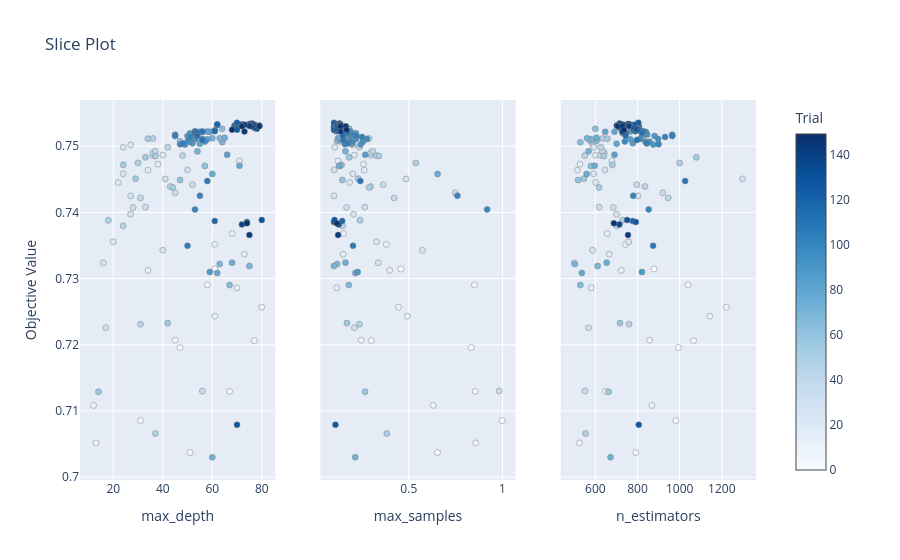

This figure's notebook cell:
### Code cell
optuna.visualization.plot_slice(study, params=['n_estimators', 'max_depth', 'max_samples'])

### Figure 1 — Plotly figure (JSON) as saved in the notebook; plotly's stock layout.template omitted (floating-point values rounded to 4 significant figures; data arrays with more than 128 entries replaced by an {"elided": "..."} marker saying what was removed)
{"data": [{"marker": {"color": {"elided": "150 int values"}, "colorbar": {"title": {"text": "Trial"}, "x": 1, "xpad": 40}, "colorscale": [[0, "rgb(247,251,255)"], [0.125, "rgb(222,235,247)"], [0.25, "rgb(198,219,239)"], [0.375, "rgb(158,202,225)"], [0.5, "rgb(107,174,214)"], [0.625, "rgb(66,146,198)"], [0.75, "rgb(33,113,181)"], [0.875, "rgb(8,81,156)"], [1, "rgb(8,48,107)"]], "line": {"color": "Grey", "width": 0.5}, "showscale": true}, "mode": "markers", "name": "Feasible Trial", "showlegend": false, "type": "scatter", "x": {"elided": "150 int values"}, "xaxis": "x", "y": {"elided": "150 float values"}, "yaxis": "y"}, {"marker": {"color": {"elided": "150 int values"}, "colorbar": {"title": {"text": "Trial"}, "x": 1, "xpad": 40}, "colorscale": [[0, "rgb(247,251,255)"], [0.125, "rgb(222,235,247)"], [0.25, "rgb(198,219,239)"], [0.375, "rgb(158,202,225)"], [0.5, "rgb(107,174,214)"], [0.625, "rgb(66,146,198)"], [0.75, "rgb(33,113,181)"], [0.875, "rgb(8,81,156)"], [1, "rgb(8,48,107)"]], "line": {"color": "Grey", "width": 0.5}, "showscale": false}, "mode": "markers", "name": "Feasible Trial", "showlegend": false, "type": "scatter", "x": {"elided": "150 float values"}, "xaxis": "x2", "y": {"elided": "150 float values"}, "yaxis": "y2"}, {"marker": {"color": {"elided": "150 int values"}, "colorbar": {"title": {"text": "Trial"}, "x": 1, "xpad": 40}, "colorscale": [[0, "rgb(247,251,255)"], [0.125, "rgb(222,235,247)"], [0.25, "rgb(198,219,239)"], [0.375, "rgb(158,202,225)"], [0.5, "rgb(107,174,214)"], [0.625, "rgb(66,146,198)"], [0.75, "rgb(33,113,181)"], [0.875, "rgb(8,81,156)"], [1, "rgb(8,48,107)"]], "line": {"color": "Grey", "width": 0.5}, "showscale": false}, "mode": "markers", "name": "Feasible Trial", "showlegend": false, "type": "scatter", "x": {"elided": "150 int values"}, "xaxis": "x3", "y": {"elided": "150 float values"}, "yaxis": "y3"}], "layout": {"title": {"text": "Slice Plot"}, "xaxis": {"anchor": "y", "domain": [0, 0.2889], "title": {"text": "max_depth"}}, "xaxis2": {"anchor": "y2", "domain": [0.3556, 0.6444], "title": {"text": "max_samples"}}, "xaxis3": {"anchor": "y3", "domain": [0.7111, 1], "title": {"text": "n_estimators"}}, "yaxis": {"anchor": "x", "domain": [0, 1], "title": {"text": "Objective Value"}}, "yaxis2": {"anchor": "x2", "domain": [0, 1], "matches": "y", "showticklabels": false}, "yaxis3": {"anchor": "x3", "domain": [0, 1], "matches": "y", "showticklabels": false}}}
